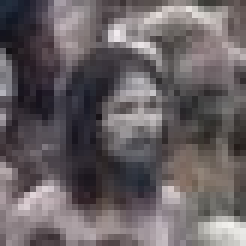
%> input picture shyam.jpg, 41 x 41 px (shown 6 times larger)
$ octave 6.m   (GNU Octave 9; MATLAB toolbox functions it lacks are replaced by stand-ins)
%> lines starting %> are read from the running program, lines starting %| are printed output that depends on the picture
shyam = rgb2gray(imread('shyam.jpg'));
%> shyam: size 41x41 uint8; min 18, max 241, mean 99.3
figure,imshow(shyam)
mela = rgb2gray(imread('kumbhmela.jpg'));
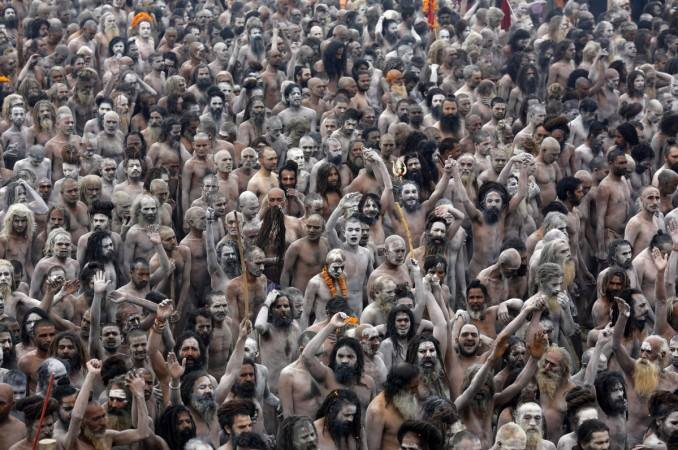
%> input picture kumbhmela.jpg, 678 x 450 px
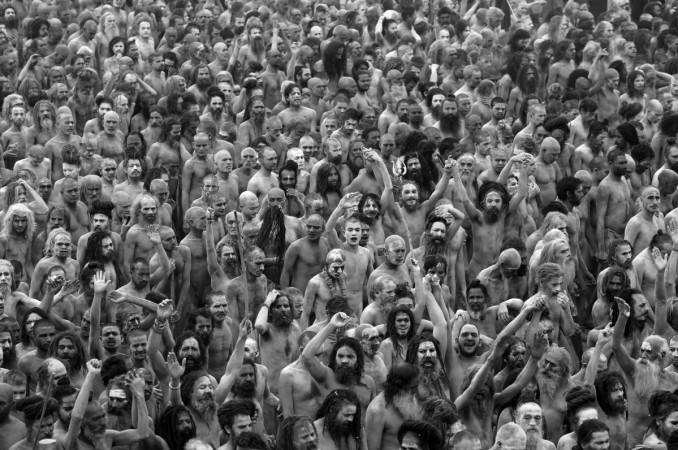
%> mela: size 450x678 uint8; min 0, max 255, mean 95.7
figure,imshow(mela)

c = normxcorr2(shyam,mela);
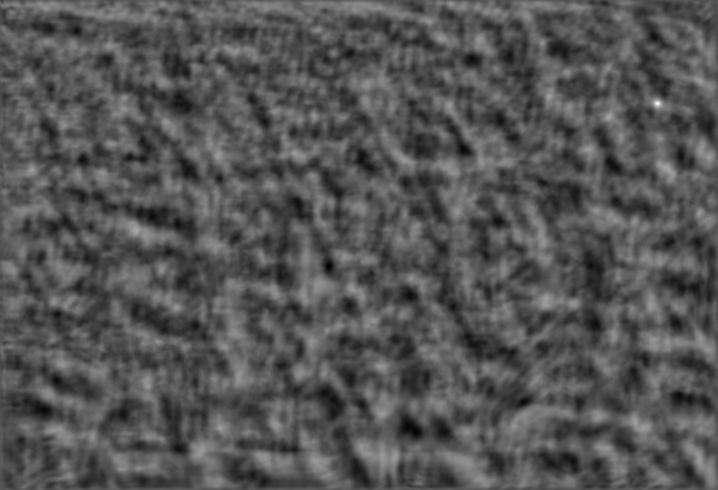
%> c: size 490x718 double; min -0.487, max 0.987, mean 0.00182; drawn with min black and max white
figure, surf(c), shading flat
%> after `shading flat`:
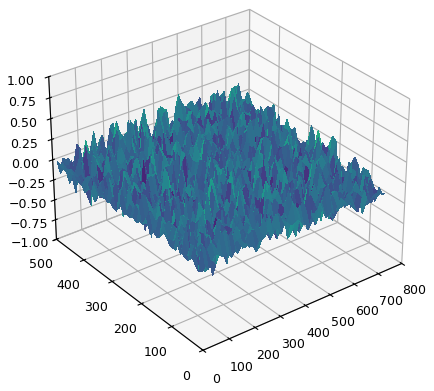
%> figure redrawn from the program's plot data

[ypeak, xpeak] = find(c==max(c(:)));
%> ypeak = 104; xpeak = 658
yoffSet = ypeak-size(shyam,1);
%> yoffSet = 63
xoffSet = xpeak-size(shyam,2);
%> xoffSet = 617
hFig = figure;
hAx  = axes;
imshow(mela,'Parent', hAx);
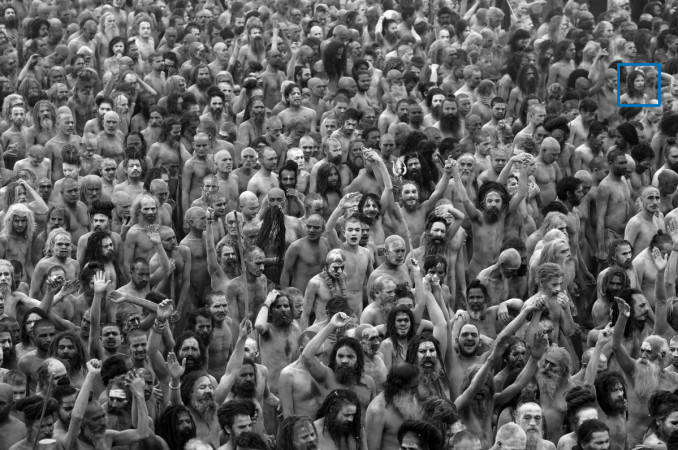
%> figure redrawn from the program's plot data
imrect(hAx, [xoffSet+1, yoffSet+1, size(shyam,2), size(shyam,1)]);
